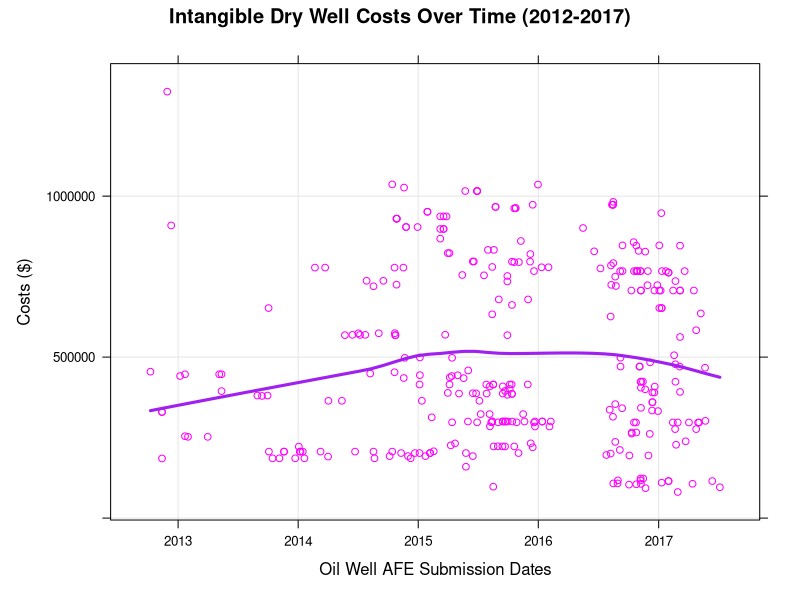

Write R code to recreate this figure.
library(lattice)
Data <- read.csv("afes.csv", header=TRUE)
str(Data)
Data$ProductDates <- as.POSIXct(strptime(Data$ProductDates,"%d-%B-%Y"))
regmodel <- lm(TangibleCompletion ~ ProductDates, data=Data)
xyplot(TangibleCompletion ~ ProductDates, data = Data[order(Data$ProductDates),],
       xlab = "Oil Well AFE Submission Dates",
       ylab = "Costs ($)",
       main = "Intangible Dry Well Costs Over Time (2012-2017)",
       grid = TRUE,
       col = c('magenta'),
       type = c("p", "smooth"), 
       col.line = "purple", 
       lwd = 3
)